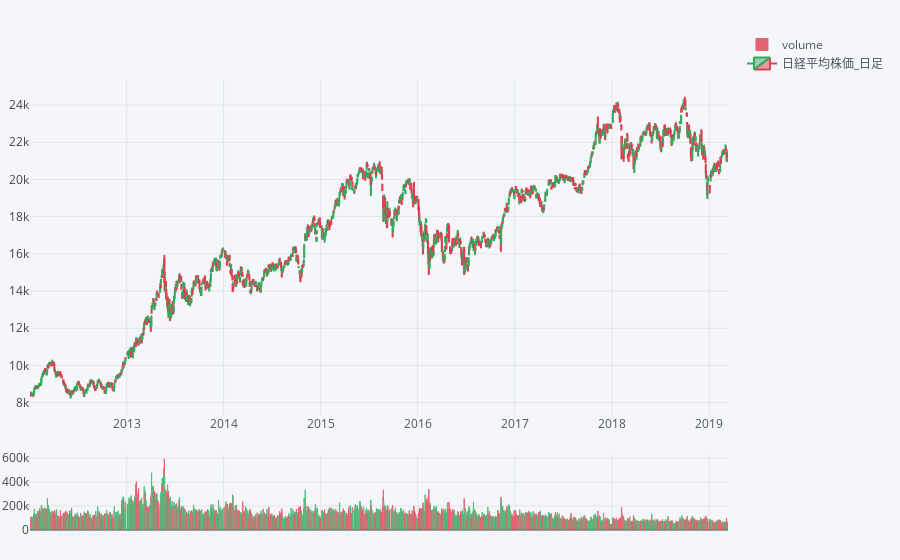

This figure's notebook cell:
### Markdown cell above
# 日経平均株価ローソクチャート

### Code cell
qf = cf.QuantFig(n255)
qf.add_volume()
qf.iplot(up_color=green, down_color=red, name="日経平均株価_日足")

### Figure 1 — Plotly figure (JSON) as saved in the notebook; plotly's stock layout.template omitted (floating-point values rounded to 4 significant figures; data arrays with more than 128 entries replaced by an {"elided": "..."} marker saying what was removed)
{"data": [{"marker": {"color": {"elided": "1792 str values"}, "line": {"color": {"elided": "1792 str values"}, "width": 1}}, "name": "volume", "opacity": 0.8, "orientation": "v", "text": "", "type": "bar", "uid": "d0d9ba0a-2211-4740-b60b-3cd06b3b4a8e", "x": {"elided": "1792 str values"}, "y": {"elided": "1792 mixed values"}, "yaxis": "y3"}, {"close": {"elided": "1792 float values"}, "decreasing": {"line": {"color": "#DB4052"}}, "high": {"elided": "1792 float values"}, "increasing": {"line": {"color": "#32AB60"}}, "low": {"elided": "1792 float values"}, "name": "日経平均株価_日足", "open": {"elided": "1792 float values"}, "showlegend": true, "type": "candlestick", "uid": "2909344e-cfaa-47bd-bb53-7761cd5eccbd", "x": {"elided": "1792 str values"}, "yaxis": "y2"}], "layout": {"autosize": true, "legend": {"bgcolor": "#F5F6F9", "font": {"color": "#4D5663"}}, "margin": {"b": 30, "l": 30, "r": 30, "t": 30}, "paper_bgcolor": "#F5F6F9", "plot_bgcolor": "#F5F6F9", "showlegend": true, "title": {"font": {"color": "#4D5663"}}, "xaxis": {"anchor": "y2", "autorange": true, "gridcolor": "#E1E5ED", "range": ["2012-01-03 12:00", "2019-03-13 12:00"], "rangeselector": {"bgcolor": "rgba(150, 200, 250, 1)", "buttons": [{"count": 1, "label": "1m", "step": "month", "stepmode": "backward"}, {"count": 1, "label": "1y", "step": "year", "stepmode": "backward"}], "font": {"size": 13}, "visible": false, "x": 0, "y": 0.9}, "rangeslider": {"visible": false, "yaxis2": {}, "yaxis3": {}}, "showgrid": true, "tickfont": {"color": "#4D5663"}, "title": {"font": {"color": "#4D5663"}, "text": ""}, "type": "date", "zerolinecolor": "#E1E5ED"}, "yaxis": {"gridcolor": "#E1E5ED", "showgrid": true, "showticklabels": false, "tickfont": {"color": "#4D5663"}, "title": {"font": {"color": "#4D5663"}, "text": ""}, "zerolinecolor": "#E1E5ED"}, "yaxis2": {"autorange": true, "domain": [0.23, 0.9], "range": [7338.0, 25350.0]}, "yaxis3": {"autorange": true, "domain": [0, 0.15], "range": [0, 626500.0], "type": "linear"}}}
